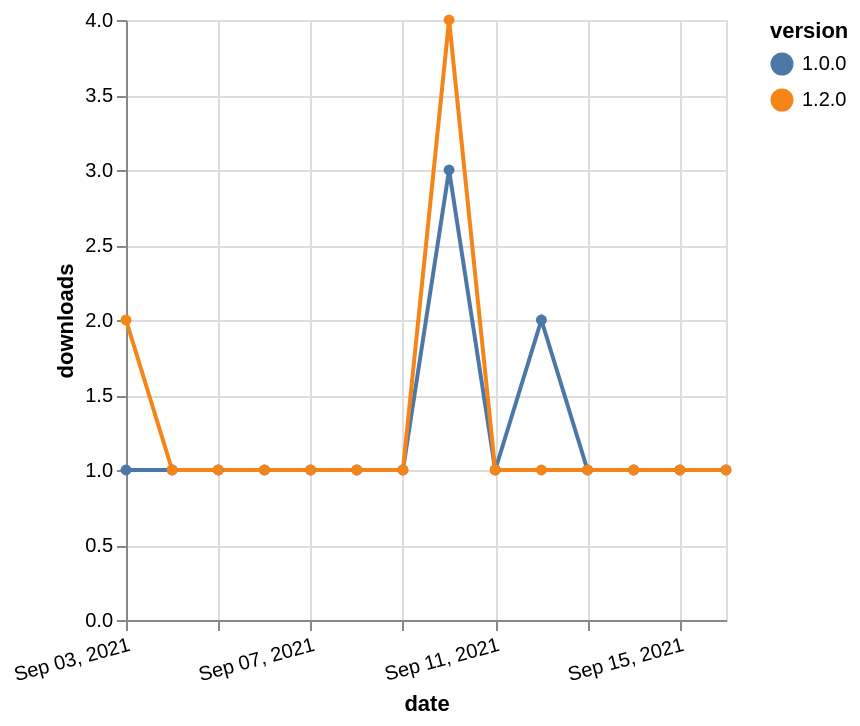

This figure's Vega-Lite source:
### Vega-Lite specification from a JSON file in a GitHub repository (floating-point values rounded to 4 significant figures)
{"$schema": "https://vega.github.io/schema/vega-lite/v5.json", "description": "A simple bar chart with embedded data.", "data": {"values": [{"date": "2021-09-03", "total": 197, "delta": 1, "version": "1.0.0"}, {"date": "2021-09-04", "total": 198, "delta": 1, "version": "1.0.0"}, {"date": "2021-09-05", "total": 199, "delta": 1, "version": "1.0.0"}, {"date": "2021-09-06", "total": 200, "delta": 1, "version": "1.0.0"}, {"date": "2021-09-07", "total": 201, "delta": 1, "version": "1.0.0"}, {"date": "2021-09-08", "total": 202, "delta": 1, "version": "1.0.0"}, {"date": "2021-09-09", "total": 203, "delta": 1, "version": "1.0.0"}, {"date": "2021-09-10", "total": 206, "delta": 3, "version": "1.0.0"}, {"date": "2021-09-11", "total": 207, "delta": 1, "version": "1.0.0"}, {"date": "2021-09-12", "total": 209, "delta": 2, "version": "1.0.0"}, {"date": "2021-09-13", "total": 210, "delta": 1, "version": "1.0.0"}, {"date": "2021-09-14", "total": 211, "delta": 1, "version": "1.0.0"}, {"date": "2021-09-15", "total": 212, "delta": 1, "version": "1.0.0"}, {"date": "2021-09-16", "total": 213, "delta": 1, "version": "1.0.0"}, {"date": "2021-09-03", "total": 118, "delta": 2, "version": "1.2.0"}, {"date": "2021-09-04", "total": 119, "delta": 1, "version": "1.2.0"}, {"date": "2021-09-05", "total": 120, "delta": 1, "version": "1.2.0"}, {"date": "2021-09-06", "total": 121, "delta": 1, "version": "1.2.0"}, {"date": "2021-09-07", "total": 122, "delta": 1, "version": "1.2.0"}, {"date": "2021-09-08", "total": 123, "delta": 1, "version": "1.2.0"}, {"date": "2021-09-09", "total": 124, "delta": 1, "version": "1.2.0"}, {"date": "2021-09-10", "total": 128, "delta": 4, "version": "1.2.0"}, {"date": "2021-09-11", "total": 129, "delta": 1, "version": "1.2.0"}, {"date": "2021-09-12", "total": 130, "delta": 1, "version": "1.2.0"}, {"date": "2021-09-13", "total": 131, "delta": 1, "version": "1.2.0"}, {"date": "2021-09-14", "total": 132, "delta": 1, "version": "1.2.0"}, {"date": "2021-09-15", "total": 133, "delta": 1, "version": "1.2.0"}, {"date": "2021-09-16", "total": 134, "delta": 1, "version": "1.2.0"}]}, "width": "container", "mark": {"type": "line", "point": {"filled": true}}, "encoding": {"x": {"field": "date", "type": "temporal", "timeUnit": "yearmonthdate", "title": "date", "axis": {"labelAngle": -15}}, "y": {"field": "delta", "type": "quantitative", "title": "downloads"}, "color": {"field": "version", "type": "nominal"}, "tooltip": {"field": "delta"}}}
